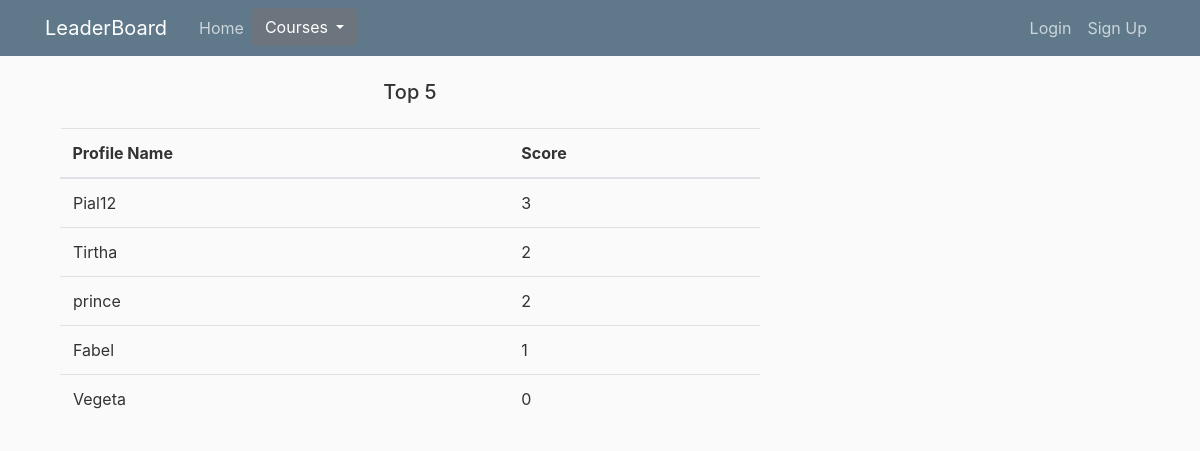
Page /leaderboard/ on the committed database.
### users/models.py (models this page shows, shortened)
class Profile(models.Model):
    user = models.OneToOneField(User, on_delete=models.CASCADE)
    c_score = models.IntegerField(null=True)

### courses/views.py (the view)
# urls.py: path('leaderboard/', course_views.leaderBoard, name='leaderBoard'),
def leaderBoard(request):
    obj2 = Comments.objects.all()
    obj1 = Profile.objects.all()
    '''for i in obj2:
        if(i.author == obj3.user)

        for j,k in zip(obj1, obj3):
            if(i.author == j ):
                if(k.user==j):
                    k.c_score = k.c_score + i.score
                    k.save()'''
    for i in obj1:
        sum = 0
        for j in obj2:
            if (j.author == i.user):
                sum+=j.score
        i.c_score = sum
        i.save()
    ordered_authors = Profile.objects.order_by('-c_score')[:5]
    cnt = 0
    for i in obj1:
        cnt+=1
    return render(request, 'courses/leaderboard.html',{'context':ordered_authors,'context1':"5"})

### courses/templates/courses/leaderboard.html (shortened to what this page needs)
{% extends "scmfal/base1.html" %}
{% block content %}
    <section class="ftco-section">
      <div class="container">
        <div class="row">
          <div class="col-md-12">
            <h3 class="h5 mb-4 text-center">Top 5 </h3>
            <div class="table-wrap">
              <table class="table">
                <thead class="thead-primary">
                  <tr>
                    <th>Profile Name</th>
                    <th>Score</th>
                  </tr>
                </thead>
                <tbody>
                  {% for i in context%}
                  <tr class="alert" role="alert">
                    <td>
                      <div class="email">
                        <span>{{i.user}} </span>
                      </div>
                    </td>
                    <td>{{i.c_score}}</td>
                  </tr>
                  {% endfor %}
                </tbody>
              </table>
            </div>
          </div>
        </div>
      </div>
    </section>
{% endblock content %}

### scmfal/static/scmfal/main.css (style rules this page uses)
body { background: #fafafa; color: #333333; margin-top: 5rem; }
section { background: #fafafae1; color: #333333; padding: 1 100px; height:80 vh; display: contents; align-items: center; }
h1, h2, h3, h4, h5, h6 { color: #444444; }

### rows in the picture
Profile: user "Pial12", c_score "3"
Profile: user "Tirtha", c_score "2"
Profile: user "prince", c_score "2"
Profile: user "Fabel", c_score "1"
Profile: user "Vegeta", c_score "0"
